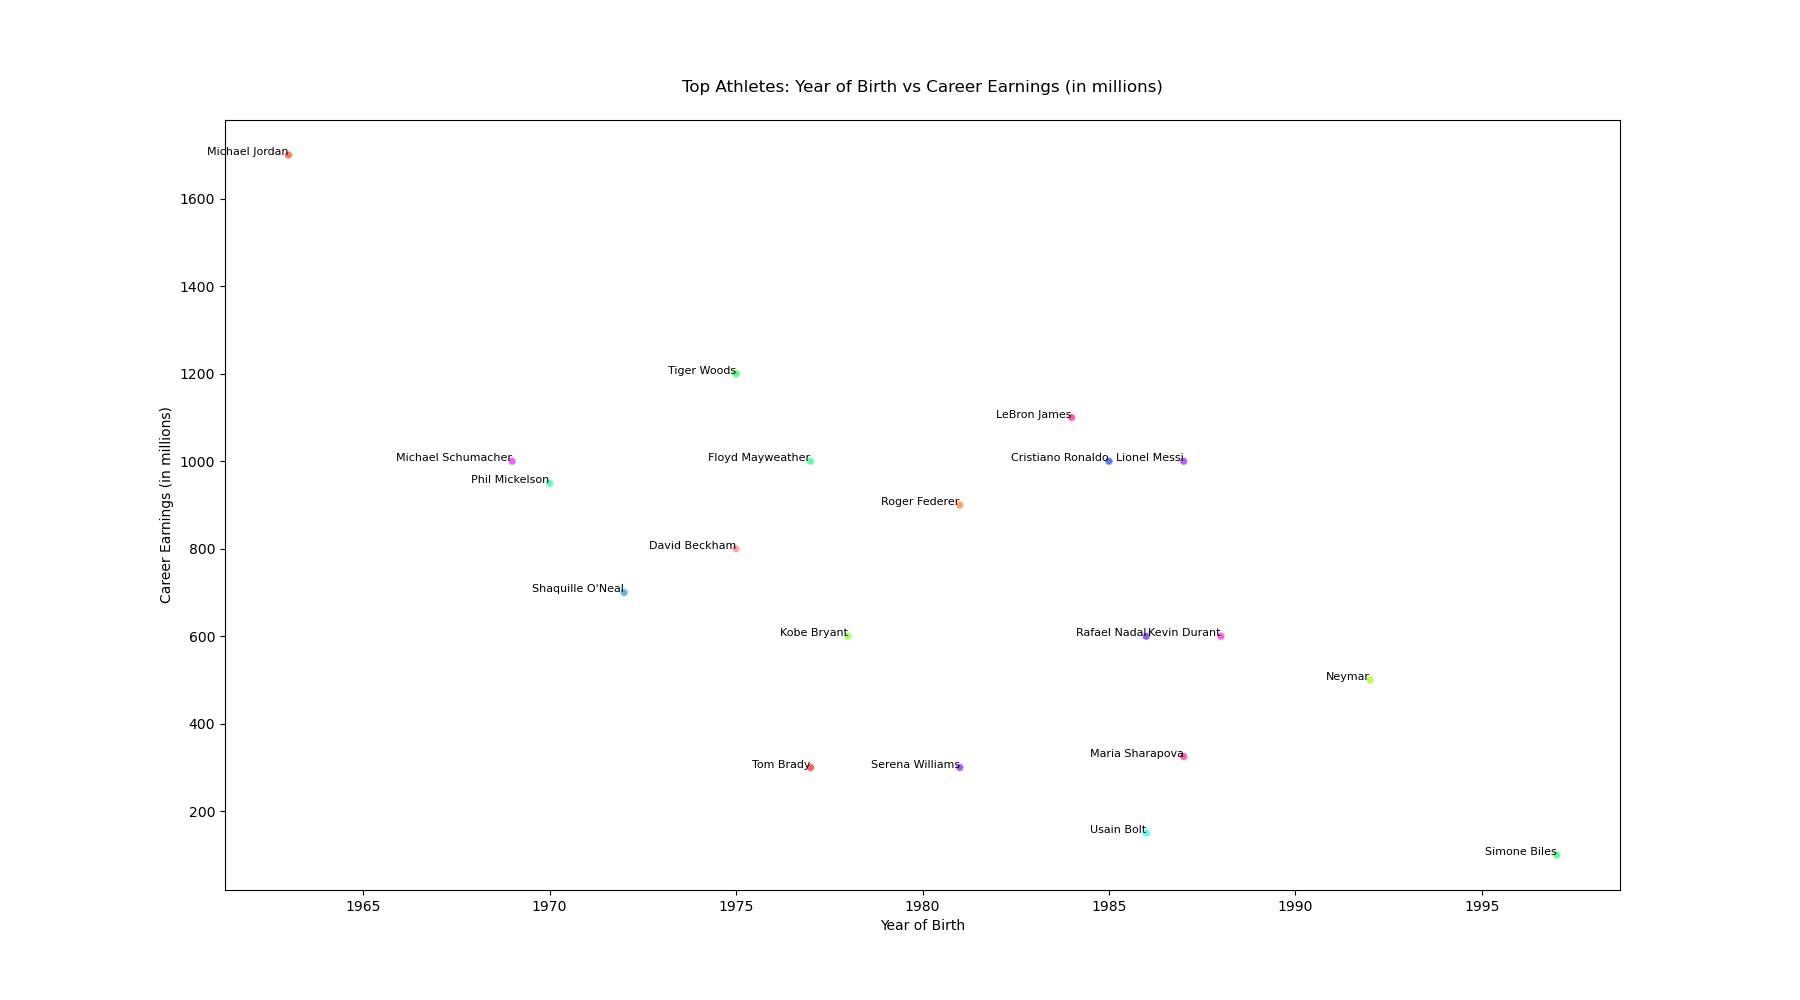

The Python source for this figure:

import matplotlib.pyplot as plt

# Data
names = [
    "Michael Jordan", "Tiger Woods", "Cristiano Ronaldo", "LeBron James", "Lionel Messi",
    "Roger Federer", "Floyd Mayweather", "Serena Williams", "Tom Brady", "Usain Bolt",
    "Michael Schumacher", "Phil Mickelson", "David Beckham", "Kobe Bryant", 
    "Shaquille O'Neal", "Kevin Durant", "Neymar", "Maria Sharapova", "Simone Biles", "Rafael Nadal"
]
years_of_birth = [
    1963, 1975, 1985, 1984, 1987,
    1981, 1977, 1981, 1977, 1986,
    1969, 1970, 1975, 1978,
    1972, 1988, 1992, 1987, 1997, 1986
]
career_earnings = [
    1700, 1200, 1000, 1100, 1000,
    900, 1000, 300, 300, 150,
    1000, 950, 800, 600,
    700, 600, 500, 325, 100, 600
]

# Scatter plot
fig, ax = plt.subplots(figsize=(18, 10))
scatter = ax.scatter(
    years_of_birth,
    career_earnings,
    alpha=0.8,
    c=[
        '#FF5733', '#33FF57', '#3357FF', '#FF33A6', '#A633FF',
        '#FF8F33', '#33FF8F', '#8F33FF', '#FF3333', '#33FFF4',
        '#F433FF', '#33FFA4', '#FF8F8F', '#8FFF33', '#33A6FF',
        '#FF33D5', '#A6FF33', '#FF33A6', '#33FF77', '#7733FF'
    ],
    edgecolors='w'
)

# Customizing the looks of the plot
ax.set_title('Top Athletes: Year of Birth vs Career Earnings (in millions)', pad=20)
ax.set_xlabel('Year of Birth')
ax.set_ylabel('Career Earnings (in millions)')

# Adding the person names as labels next to each point
for i, name in enumerate(names):
    ax.annotate(name, (years_of_birth[i], career_earnings[i]), fontsize=8, ha='right')

plt.show()
